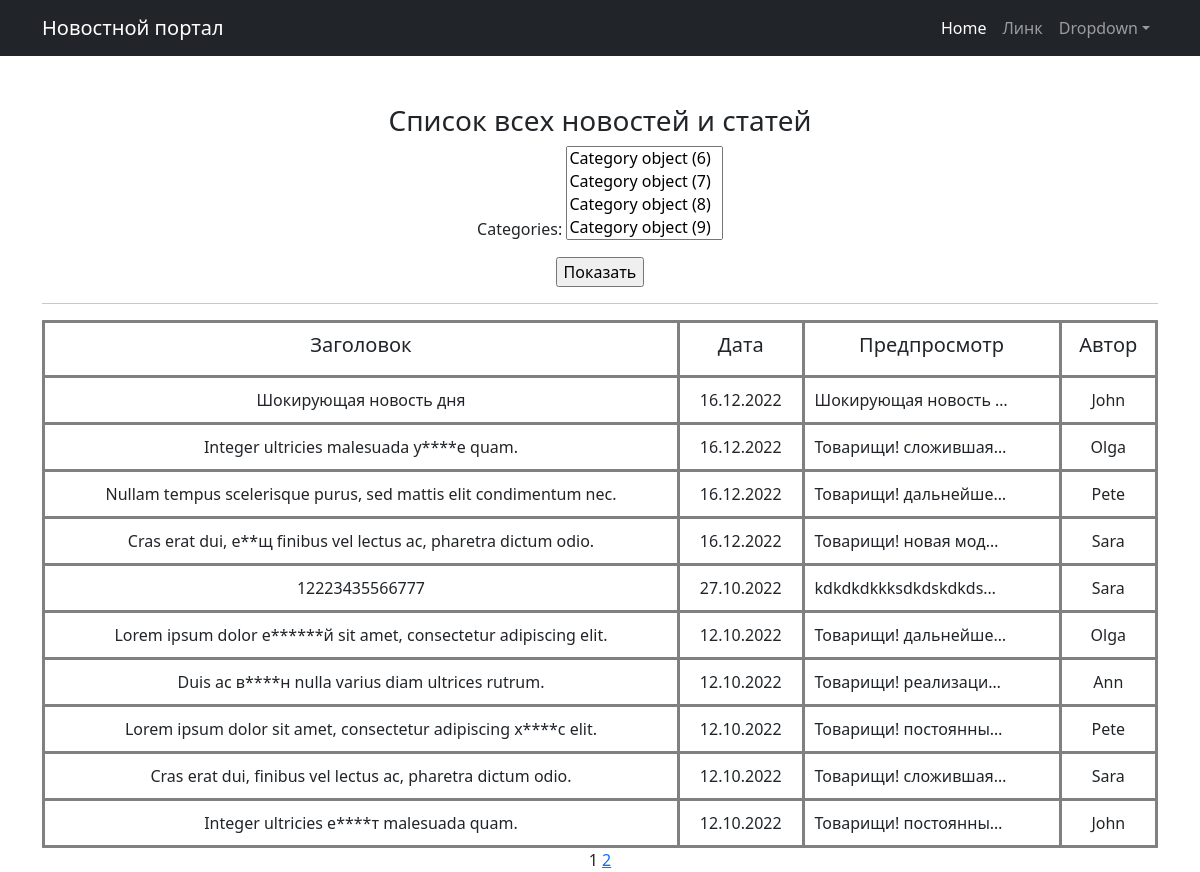
The page /article/ (signed in) on the database its author committed.
### news/models.py (models this page shows, shortened)
class Post(models.Model):
    article = "ARTS"
    news = "NEWS"
    TYPES = [
        (news, "Новость"),
        (article, "Статья"),
    ]
    preview_len = 124
    author = models.ForeignKey(Author, on_delete=models.CASCADE)
    type_post = models.CharField(max_length=4, choices=TYPES)
    title = models.CharField(max_length=255)
    content = models.TextField()
    rating = models.IntegerField(default=0)
    created_at = models.DateTimeField(auto_now_add=True)
    categories = models.ManyToManyField(Category, through="PostCategory")

class Author(models.Model):
    user = models.OneToOneField(User, on_delete=models.CASCADE)
    rating = models.IntegerField(default=0)

### news/views.py (the view)
# urls.py: path("article/", ArticleList.as_view(), name="article_list"),
class ArticleList(PostList):
    queryset = Post.objects.filter(type_post=Post.article)

### news/templatetags/custom_filters.py (called while the page is built)
@register.filter()
def censor(value: str) -> str:
    return cens.cencor(value)

    def cencor(self, content: str) -> str:
        raw_words = content.split()
        words = [word for word in content.translate(str.maketrans("", "", string.punctuation)).split()]
        for i, word in enumerate(words):
            if word in self.__mat:
                raw_word = raw_words[i]
                last_symbol = raw_word[-1]
                if last_symbol.isalpha():
                    raw_words[i] = self.__replace(raw_word)
                else:
                    raw_words[i] = "{0}{1}".format(self.__replace(raw_word[:-1]), last_symbol)
        return " ".join(raw_words)

    def __replace(self, word: str) -> str:
        return "{0}{1}{2}".format(word[0], "*" * (len(word) - 2), word[-1])

### news/views.py (called while the page is built)
    def get_queryset(self):
        queryset = super().get_queryset()
        self.filterset = PostCategoryFilter(self.request.GET, queryset)
        return self.filterset.qs

    def get_context_data(self, **kwargs):
        context = super().get_context_data(**kwargs)
        context['is_not_authors'] = not self.request.user.groups.filter(name='authors').exists()
        context["filterset"] = self.filterset
        category_id = self.request.GET.get("categories")
        if category_id is not None:
            context["category"] = Category.obiects.get(pk=category_id)
            context['is_not_subscribe'] = not CategoryUser.objects.filter(category__id=category_id,
                                                                          user=self.request.user).exists()
        else:
            context["category"] = None
            context['is_not_subscribe'] = False
        return context

### templates/post_list.html (shortened to what this page needs)
{% extends 'flatpages/default.html' %}
{% load custom_filters %}
{% block content %}
    <h3>Список всех новостей и статей</h3>
    <form action=""method="get">
       {{ filterset.form.as_p }}
       <input type="submit" value="Показать">
    </form>
    <hr>
    {% if post_list %}
        <table cellpadding="10" width="100%" cols="3" align="center">
            <tr>
                <td><h5>Заголовок</h5></td>
                <td><h5>Дата</h5></td>
                <td><h5>Предпросмотр</h5></td>
                <td><h5>Автор</h5></td>
            </tr>
            {% for post in post_list%}
            <tr>
                <td>{{ post.title|censor }}</td>
                <td>{{ post.created_at|date:'d.m.Y' }}</td>
                <td align="left">{{ post.content|censor|truncatechars:20}}</td>
                <td>{{ post.author.user.username }}</td>
            </tr>
            {%endfor%}
        </table>
    {% else %}
        <h3>Новостей нет</h3>
    {% endif %}
    {{ page_obj.number }}
    {% if page_obj.has_next %}
       <a href="?page={{ page_obj.next_page_number }}">{{ page_obj.next_page_number }}</a>
    {% endif %}
{% endblock content %}

### rows shown on the page
Post: title|censor "Шокирующая новость дня", created_at "16.12.2022", content|censor "Шокирующая новость …", author.user.username "John"
Post: title|censor "Integer ultricies malesuada у****е quam.", created_at "16.12.2022", content|censor "Товарищи! сложившая…", author.user.username "Olga"
Post: title|censor "Nullam tempus scelerisque purus, sed mattis elit condimentum nec.", created_at "16.12.2022", content|censor "Товарищи! дальнейше…", author.user.username "Pete"
Post: title|censor "Cras erat dui, е**щ finibus vel lectus ac, pharetra dictum odio.", created_at "16.12.2022", content|censor "Товарищи! новая мод…", author.user.username "Sara"
Post: title|censor "12223435566777", created_at "27.10.2022", content|censor "kdkdkdkkksdkdskdkds…", author.user.username "Sara"
Post: title|censor "Lorem ipsum dolor e******й sit amet, consectetur adipiscing elit.", created_at "12.10.2022", content|censor "Товарищи! дальнейше…", author.user.username "Olga"
Post: title|censor "Duis ac в****н nulla varius diam ultrices rutrum.", created_at "12.10.2022", content|censor "Товарищи! реализаци…", author.user.username "Ann"
Post: title|censor "Lorem ipsum dolor sit amet, consectetur adipiscing х****с elit.", created_at "12.10.2022", content|censor "Товарищи! постоянны…", author.user.username "Pete"
Post: title|censor "Cras erat dui, finibus vel lectus ac, pharetra dictum odio.", created_at "12.10.2022", content|censor "Товарищи! сложившая…", author.user.username "Sara"
Post: title|censor "Integer ultricies е****т malesuada quam.", created_at "12.10.2022", content|censor "Товарищи! постоянны…", author.user.username "John"

### other values the page prints
{{ page_obj.number }} "1"
{{ page_obj.next_page_number }} "2"
